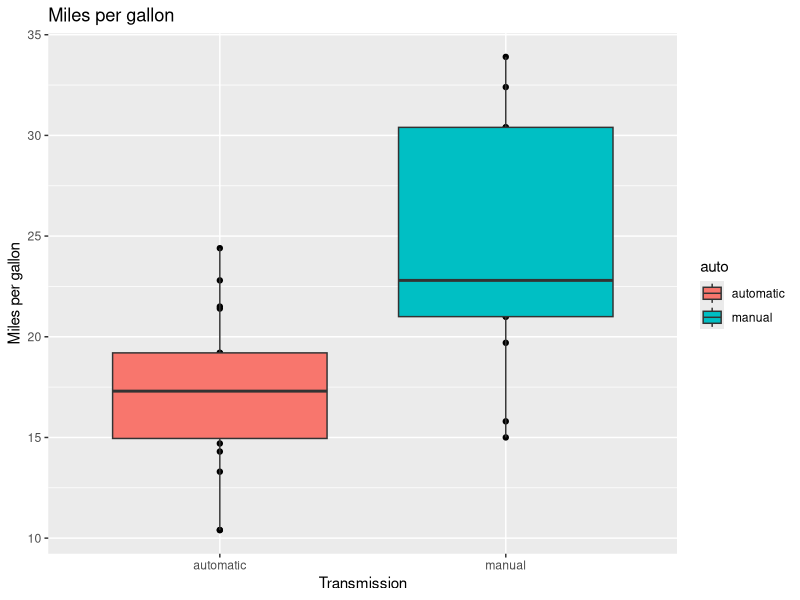
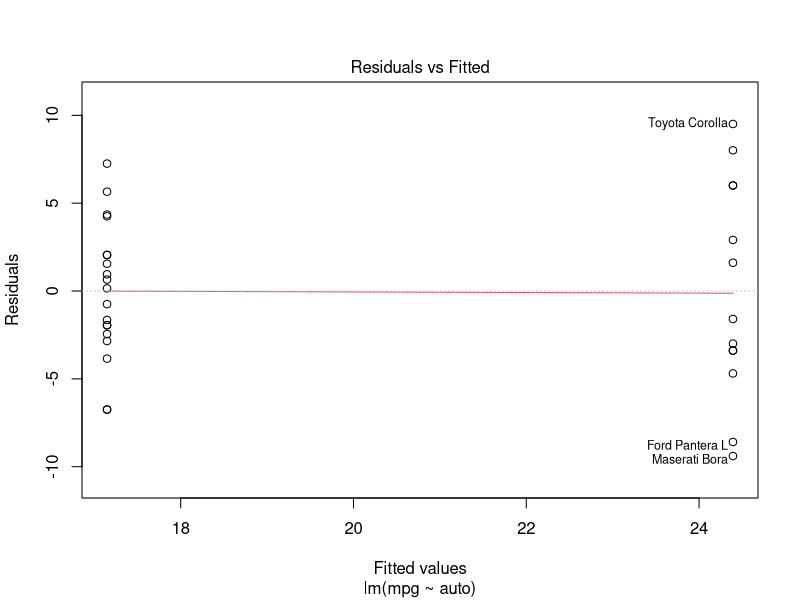
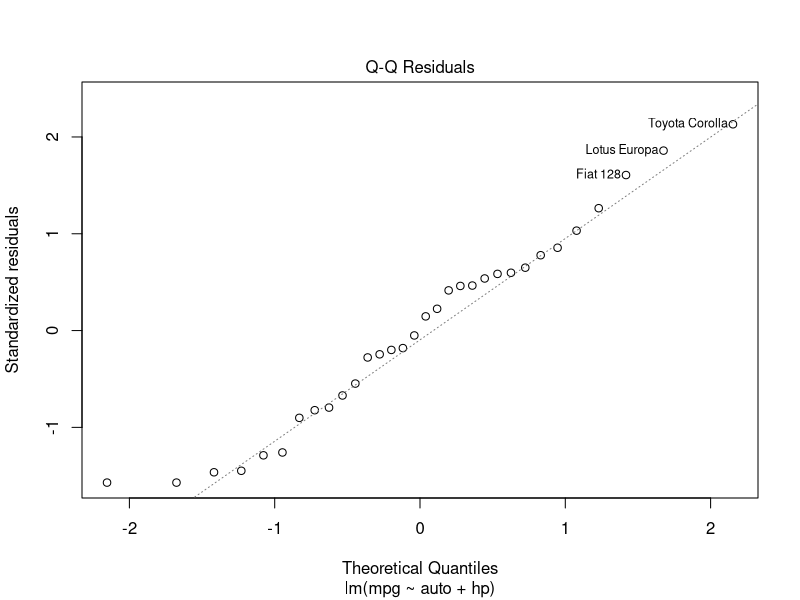
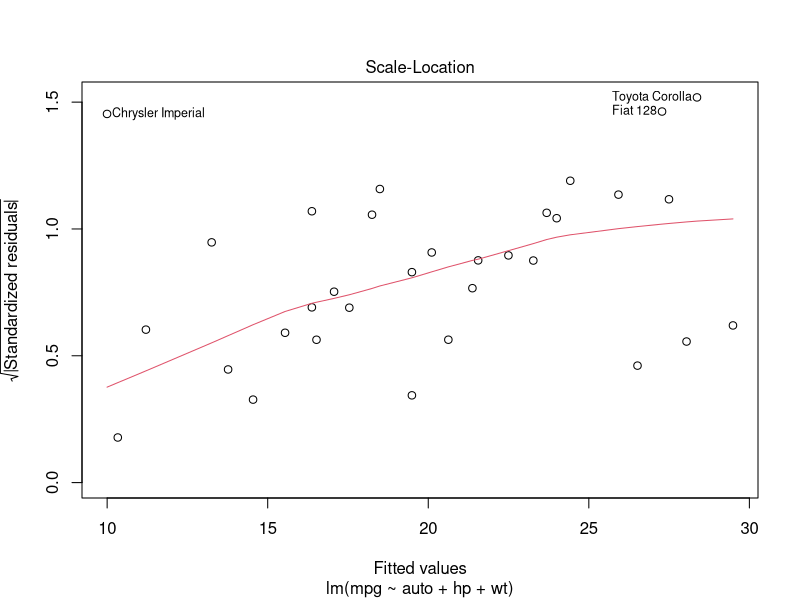

These charts were generated, in order, by the following R code:
## ---- chunk 1
data(mtcars)
summary(mtcars$mpg)
## ---- chunk 2
library(dplyr)

mtcars <- mutate(mtcars, 
                 auto = as.factor(ifelse(am, "manual", "automatic")))
## ---- chunk 3
df <- aggregate(mpg~auto, data = mtcars, 
          FUN = function(x)c(mn = mean(x), sd = sd(x)))

library(xtable)
xt <- xtable(do.call(data.frame, c(df, check.names = FALSE)))
print(xt, type = "latex")
## ---- chunk 4
a0 <- lm(mpg~auto, data = mtcars)
summary(a0)$coef
## ---- chunk 5
a1 <- lm(mpg ~ auto + hp, data = mtcars)
summary(a1)$coef
## ---- chunk 6
a2 <- lm(mpg ~ auto + hp + wt, data = mtcars)
summary(a2)$coef
## ---- chunk 7
anova(a0, a1, a2, test = "Chisq")
## ---- chunk 8
library(ggplot2)

qplot(auto, mpg, data = mtcars,
      main="Miles per gallon",
      xlab="Transmission", ylab="Miles per gallon")+
        geom_boxplot(aes(fill = auto))
## ---- chunk 9
plot(a0, which = 1)
## ---- chunk 10
plot(a1, which = 2)
## ---- chunk 11
plot(a2, which = 3)
